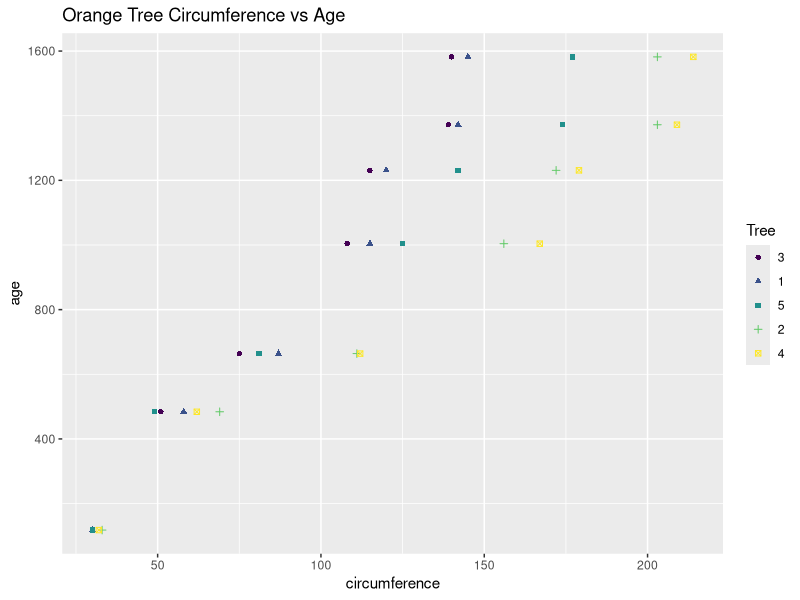
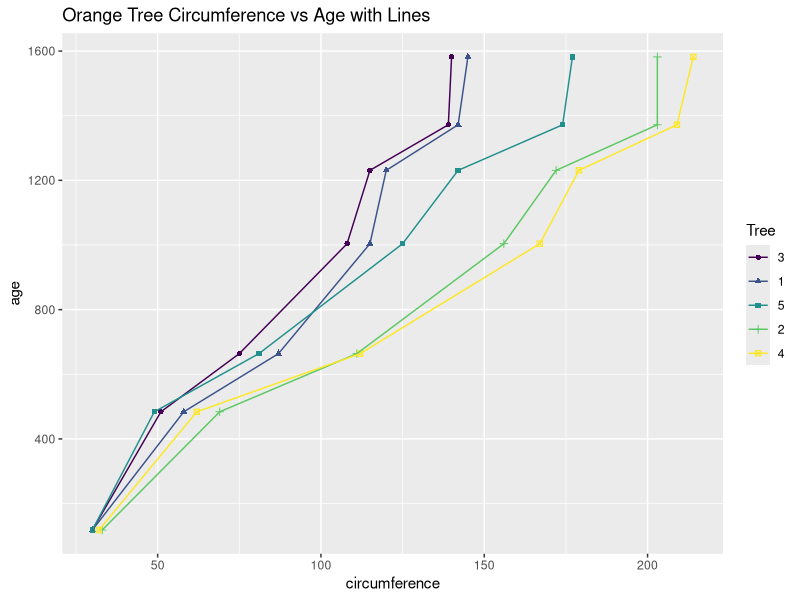
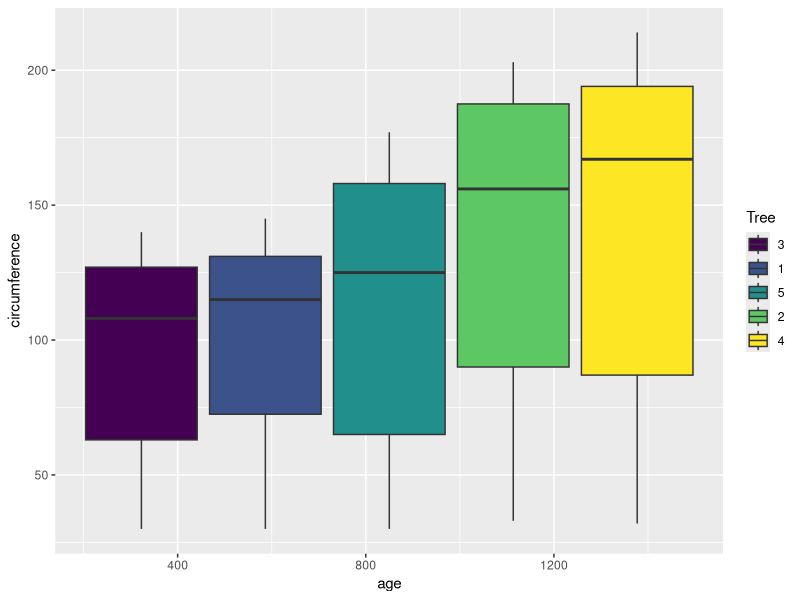

Write the R code that produced these figures, in order.
#Question 2 (30 points)
#The built-in data set called Orange in R is about the growth of orange trees. The Orange data
#frame has 3 columns of records of the growth of orange trees.
#Variable description
#Tree: an ordered factor indicating the tree on which the measurement is made. The ordering is
#according to increasing maximum diameter.
#age: a numeric vector giving the age of the tree (days since 1968/12/31)
#circumference: a numeric vector of trunk circumferences (mm). This is probably “circumference
#at breast height”, a standard measurement in forestry.

#Load Libraries
library(dplyr)
library(ggplot2)

# Load Data
# Open the Orange data set
data("Orange")

############################################################################################
# Question 2
# -----------
#a) Calculate the mean and the median of the trunk circumferences for different size of the
#trees. (Tree)
# Mean and Median for all data in Orange
############################################################################################
cat("median = ", median(Orange$circumference), "mean = ", mean(Orange$circumference))

# Mean and Median Summarized by Tree
TreeCirc <- Orange %>% group_by(Tree) %>% summarise(circmedian=median(circumference), circmean=mean(circumference))
print(TreeCirc)

###############################################################################################
#b) Make a scatter plot of the trunk circumferences against the age of the tree. Use different
#plotting symbols for different size of trees.
# Scatter plot for circumference vs age
###############################################################################################
ggplot(Orange, aes(x=circumference, y=age, shape=Tree, color=Tree)) +geom_point() +ggtitle("Orange Tree Circumference vs Age")

# Scatter plot with lines connecting the data points to allow for easy vizual comparison of the relationship of circumference vs age of the different trees
ggplot(Orange, aes(x=circumference, y=age, shape=Tree, color=Tree)) +geom_point() +geom_line() +ggtitle("Orange Tree Circumference vs Age with Lines")

########################################################################################
#c) Display the trunk circumferences on a comparative boxplot against tree. Be sure you
#order the boxplots in the increasing order of maximum diameter.
########################################################################################
ggplot(Orange, aes(x=age, y=circumference, fill=Tree)) +geom_boxplot()